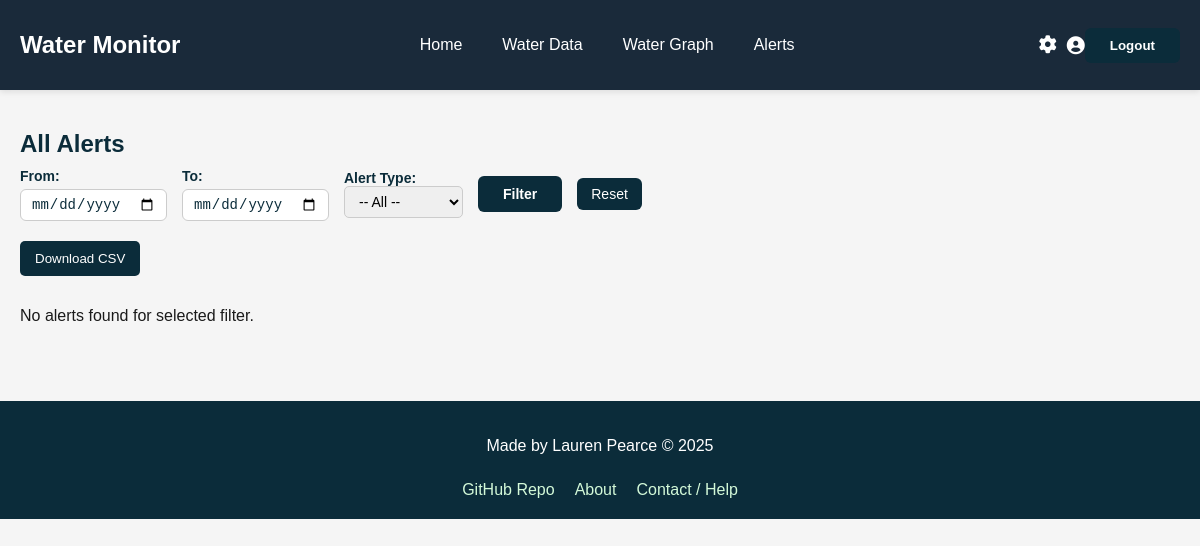
Before: /monitor/alerts/ (signed in) with the older database file.
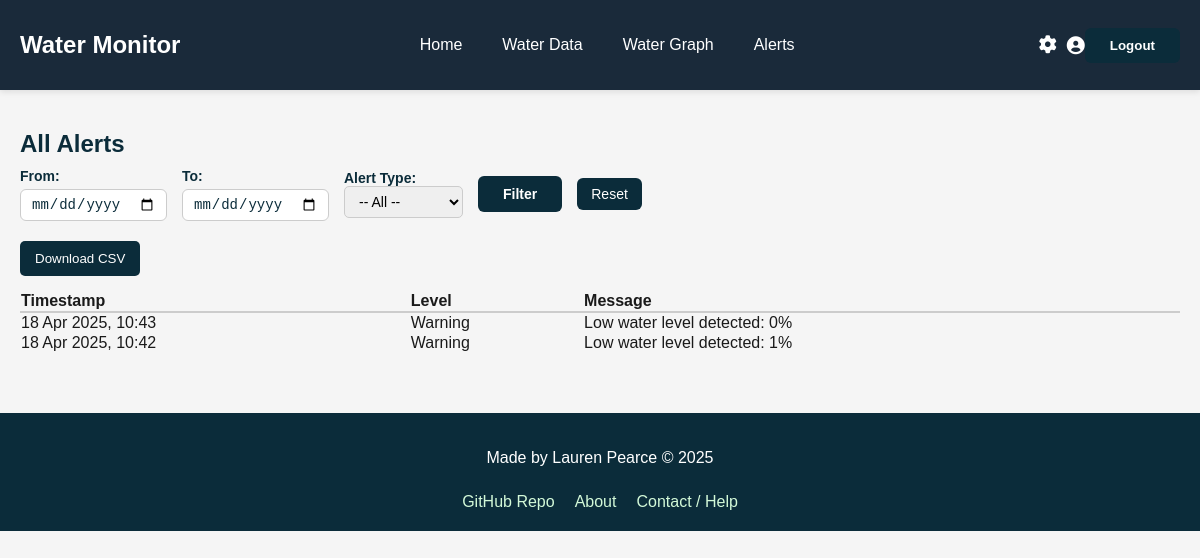
After: the same page with the newer database file.
### monitor/models.py (models this page shows, shortened)
class Alert(models.Model):
    user = models.ForeignKey(User, on_delete=models.CASCADE)
    timestamp = models.DateTimeField(auto_now_add=True)
    message = models.TextField()
    level = models.CharField(max_length=20, default='Warning')  # e.g. 'Warning', 'Critical'

### monitor/views.py (the view, shortened to what this page needs)
# urls.py: path('alerts/', views.alerts_list, name='alerts'),
@login_required
def alerts_list(request):
    alerts = Alert.objects.filter(user=request.user).order_by('-timestamp')
    start_date = request.GET.get('start_date')
    end_date = request.GET.get('end_date')
    alert_type = request.GET.get('type')
    if alert_type == 'level':
        alerts = alerts.filter(message__icontains='water level')
    elif alert_type == 'conductivity':
        alerts = alerts.filter(message__icontains='conductivity')
    context = {
        'alerts': alerts,
        'start_date': start_date or '',
        'end_date': end_date or '',
        'alert_type': alert_type or '',
    }
    return render(request, 'monitor/alerts.html', context)

### monitor/templates/monitor/alerts.html (shortened to what this page needs)
{% extends 'base.html' %}
{% block content %}
<h2>All Alerts</h2>
<form method="get" class="filter-form" style="margin-bottom: 20px;">
    <label>
        From:
        <input type="date" name="start_date" value="{{ start_date }}">
    </label>
    <label>
        To:
        <input type="date" name="end_date" value="{{ end_date }}">
    </label>
    <label>
        Alert Type:
        <select name="type">
            <option value="">-- All --</option>
        </select>
    </label>
    <button type="submit">Filter</button>
    <a href="{% url 'alerts' %}"><button type="button">Reset</button></a>
</form>
<a href="{% url 'export_alerts_csv' %}?start_date={{ start_date }}&end_date={{ end_date }}&type={{ alert_type }}">
    <button style="margin-bottom: 15px;">Download CSV</button>
</a>
{% if alerts %}
<table style="width:100%; border-collapse: collapse;">
    <thead>
        <tr>
            <th style="text-align:left; border-bottom: 2px solid #ccc;">Timestamp</th>
            <th style="text-align:left; border-bottom: 2px solid #ccc;">Level</th>
            <th style="text-align:left; border-bottom: 2px solid #ccc;">Message</th>
        </tr>
    </thead>
    <tbody>
        {% for alert in alerts %}
        <tr>
            <td>{{ alert.timestamp|date:"d M Y, H:i" }}</td>
            <td>{{ alert.level }}</td>
            <td>{{ alert.message }}</td>
        </tr>
        {% endfor %}
    </tbody>
</table>
{% else %}
<p>No alerts found for selected filter.</p>
{% endif %}
{% endblock %}

Changed rows visible on the page:
added Alert: timestamp "18 Apr 2025, 10:43", level "Warning", message "Low water level detected: 0%"
added Alert: timestamp "18 Apr 2025, 10:42", level "Warning", message "Low water level detected: 1%"
Other visible differences:
text no longer shown: "No alerts found for selected filter."
text now shown: "Timestamp Level Message"
